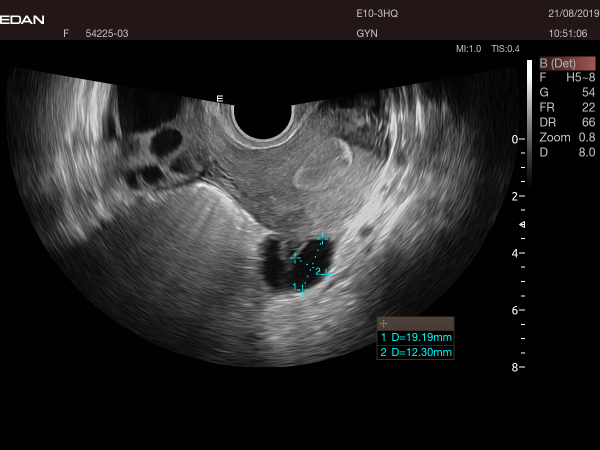
#> input picture 0.1751_20180821-54225-03 (31).png, 1200 x 900 px (shown at 1/2 size); its folder holds only this picture in this run
$ python teset.py
#> lines starting #> are read from the running program, lines starting #| are printed output that depends on the picture; after the words box and inside, x2 and y2 are one past the last pixel; in counts of white or black regions, pixels touching at a corner belong together
#> in process, image is the input picture: shape (900, 1200, 3); mean B, G, R 36.9, 36.9, 37.7
import pytesseract
import shutil
import os
import glob
import cv2
import re
import numpy as np
import matplotlib.pyplot as plt

def ocr_data(image):
    """
    :param image:  ROI for the txt bounding box
    :return: [d1,d2]
    """
    image=cv2.cvtColor(image,cv2.COLOR_RGB2GRAY)
    _, image = cv2.threshold(image, 127,255, cv2.THRESH_BINARY_INV)
    # image=cv2.medianBlur(image,3)            # do not use this for 7 to ?
    txt=pytesseract.image_to_string(image)
    # print(txt)
    data=re.findall(r'\d+\.\d+',txt)
    # plt.imshow(image, cmap='gray')
    # plt.show()
    if len(data) < 2 or '?'in txt:
        print(txt)
        plt.imshow(image, cmap='gray')
        plt.show()
    return data
def detect_boundbox(image,filename=None,save_txt_fig=True,save_roi=True,save_result=True, save_fig=True):
    """
    :param image:  origina image
    :return: [box]
    """
#> called with filename = '0.1751_20180821-54225-03 (31).png', save_txt_fig = True, save_roi = True, save_result = True, save_fig = True
    sr_image=image.copy()
    color_range=[([0,200,200],[100,255,255])] # RGB
    for (lower,uper) in color_range:
        lower=np.array(lower,dtype="uint8")
        upper=np.array(uper,dtype="uint8")
        mask=cv2.inRange(image,lower,upper)
        output=cv2.bitwise_and(image,image,mask=mask)
#> this loop made 1 pass
#> pass 1, in detect_boundbox, `mask=cv2.inRange(image,lower,upper)`:
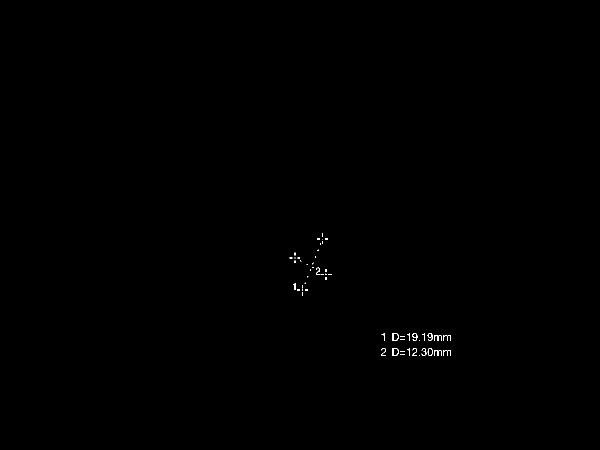
#> mask: shape (900, 1200) (shown at 1/2 size); 0.11% white in thin lines or dots, all inside (x1, y1, x2, y2) = (579, 467, 902, 712)
    image=cv2.cvtColor(output,cv2.COLOR_RGB2GRAY)           # RGB2Gray
#> image: shape (900, 1200)
    image= cv2.GaussianBlur(image, (9, 9), 0)               # blur
    kernel = cv2.getStructuringElement(cv2.MORPH_ELLIPSE, (100, 100)) #morphology
    image = cv2.morphologyEx(image, cv2.MORPH_CLOSE, kernel)
    closed = cv2.erode(image, None, iterations=4)           #erase & dilate
    image= cv2.dilate(closed, None, iterations=4)
    cnts,_=cv2.findContours(image.copy(),cv2.RETR_EXTERNAL,cv2.CHAIN_APPROX_SIMPLE)
#> cnts = 2 contours; box (x1, y1, x2, y2) and area: (759, 663, 906, 716) 7356, (577, 466, 665, 593) 6708
    cnts=sorted(cnts,key=cv2.contourArea,reverse=True)
    boxes=[cv2.boundingRect(cnts[x]) for x in range(2)] #(x,y,w,h)
#> boxes = [(759, 663, 147, 53), (577, 466, 88, 127)]
    boxes=sorted(boxes,key=lambda x:x[0])               # sort the box
#> boxes = [(577, 466, 88, 127), (759, 663, 147, 53)]
    x,y,w,h=boxes[0]                                    # lesions
#> x = 577; y = 466; w = 88; h = 127
    center_x=y+h//2
#> center_x = 529
    center_y=x+w//2
#> center_y = 621
    txt_x,txt_y,txt_w,txt_h=boxes[1]                     # txt box
#> txt_x = 759; txt_y = 663; txt_w = 147; txt_h = 53
    if save_fig:
        fig=sr_image.copy()
        cv2.circle(fig,(center_y,center_x),4,(255,0,0),-1)
#> fig: shape (900, 1200, 3); mean R, G, B 37.8, 36.9, 36.9
        cv2.rectangle(fig,(x,y),(x+w,y+h),(0,255,0),thickness=3)
        cv2.rectangle(fig,(txt_x,txt_y),(txt_x+txt_w,txt_y+txt_h),color=(0,255,0),thickness=3)
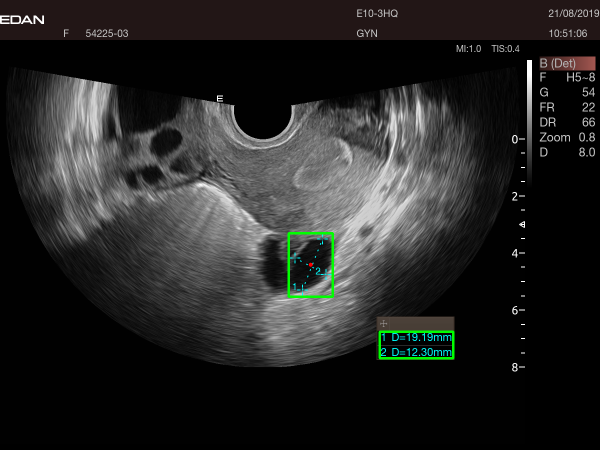
#> fig: shape (900, 1200, 3) (shown at 1/2 size); mean R, G, B 37.5, 37.6, 36.6
        cv2.imwrite(os.path.join('fig',filename),cv2.cvtColor(fig,cv2.COLOR_RGB2BGR))
    if save_roi:
        cv2.imwrite(os.path.join('roi',filename),cv2.cvtColor(sr_image[y:y+h,x:x+w,:],cv2.COLOR_RGB2BGR))
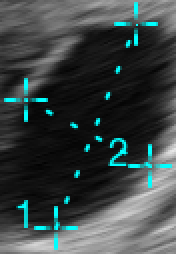
#> saved as 0.1751_20180821-54225-03 (31).png: shape (127, 88, 3) (shown 2 times larger); mean B, G, R 68.6, 68.6, 59.8
    roi=sr_image[txt_y-2:txt_y+txt_h+2,txt_x-2:txt_x+txt_w+2,:]     # add some offset
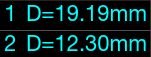
#> roi: shape (57, 151, 3); mean R, G, B 2.5, 36.8, 36.6
    if save_txt_fig:
        cv2.imwrite(os.path.join('save',filename),cv2.cvtColor(roi,cv2.COLOR_RGB2BGR))                 # save txt file
    # commend for the "?" problem
    # roi=cv2.resize(roi,(2*(txt_w+2),2*(txt_h+2)))                   # rescale for better recognition , keep aspect ratio

    data=ocr_data(roi)
#> in ocr_data, `image=cv2.cvtColor(image,cv2.COLOR_RGB2GRAY)`:
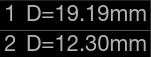
#> image: shape (57, 151); min 0, max 179, mean 26.5
#> in ocr_data, `_, image = cv2.threshold(image, 127,255, cv2.THRESH_BINARY_INV)`:
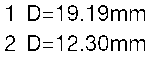
#> image: shape (57, 151); 88.9% white; black in thin lines or dots, all inside (x1, y1, x2, y2) = (5, 5, 145, 51)
    if len(data)<2:
        print("can't finish fig:{}. Image size {}x{}".format(filename,txt_w,txt_h))
    elif not data:
        print("can't recognize fig:{}. Image size {}x{}".format(filename,txt_w,txt_h))
    elif len(data[0].split('.')[1])>2 or len(data[1].split('.')[1])>2:
        print('there maybe some error')
        print(data)
    if save_result:
        # save new_file with information in the filename
        name=os.path.splitext(filename)[0]
        infor="x_{}_y_{}_D1_{}_D2_{}".format(center_x,center_y,data[0],data[1])
        extend=os.path.splitext(filename)[-1]
        shutil.copy(filename,os.path.join('result',name+infor+extend))

    # plt.imshow(roi,cmap=plt.cm.gray)
    # plt.show()

def process(files):
    for file in files:
        image = cv2.imread(file)
        image = cv2.cvtColor(image, cv2.COLOR_BGR2RGB)
        detect_boundbox(image, file)
#> (the call stopped at in ocr_data, `txt=pytesseract.image_to_string(image)`: pytesseract is not available in this run)


if __name__ == '__main__':
    files=glob.glob("*.png")
    files=sorted(files)
    print("process file {}".format(len(files)))
    process(files)

$ run again, on 0.1751_20180821-54225-03 (33).png
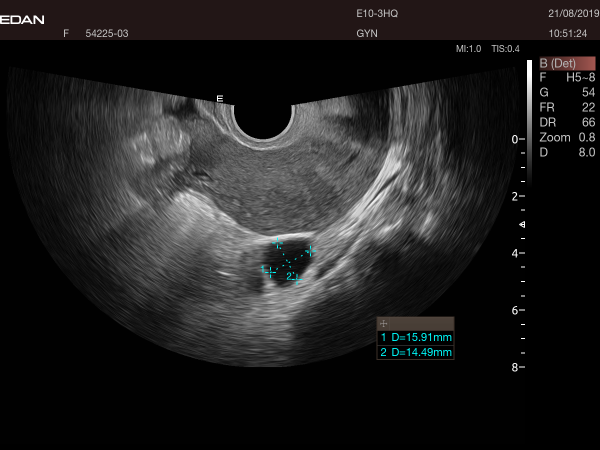
#> input picture 0.1751_20180821-54225-03 (33).png, 1200 x 900 px (shown at 1/2 size)
#> in process, image is the input picture: shape (900, 1200, 3); mean B, G, R 30.8, 30.9, 31.7
#> cnts = 2 contours; box (x1, y1, x2, y2) and area: (759, 663, 906, 716) 7360, (520, 473, 634, 572) 6796
#> in detect_boundbox, `boxes=[cv2.boundingRect(cnts[x]) for x in range(2)]`: boxes = [(759, 663, 147, 53), (520, 473, 114, 99)]
#> in detect_boundbox, `boxes=sorted(boxes,key=lambda x:x[0])`: boxes = [(520, 473, 114, 99), (759, 663, 147, 53)]
#> x = 520; y = 473; w = 114; h = 99
#> center_x = 522
#> center_y = 577
#> txt_x = 759; txt_y = 663; txt_w = 147; txt_h = 53
#> in detect_boundbox, `cv2.imwrite(os.path.join('roi',filename),cv2.cvtColor(sr_image[y:y+h,x..`:
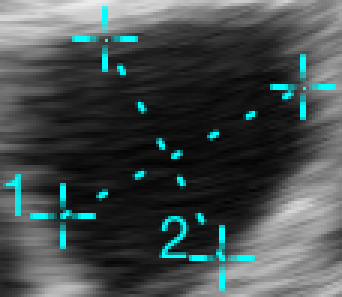
#> saved as 0.1751_20180821-54225-03 (33).png: shape (99, 114, 3) (shown 3 times larger); mean B, G, R 77.2, 77.2, 68.4
#> in ocr_data, `_, image = cv2.threshold(image, 127,255, cv2.THRESH_BINARY_INV)`:
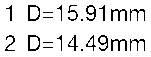
#> image: shape (57, 151); 89% white; black in thin lines or dots, all inside (x1, y1, x2, y2) = (5, 5, 145, 51)
